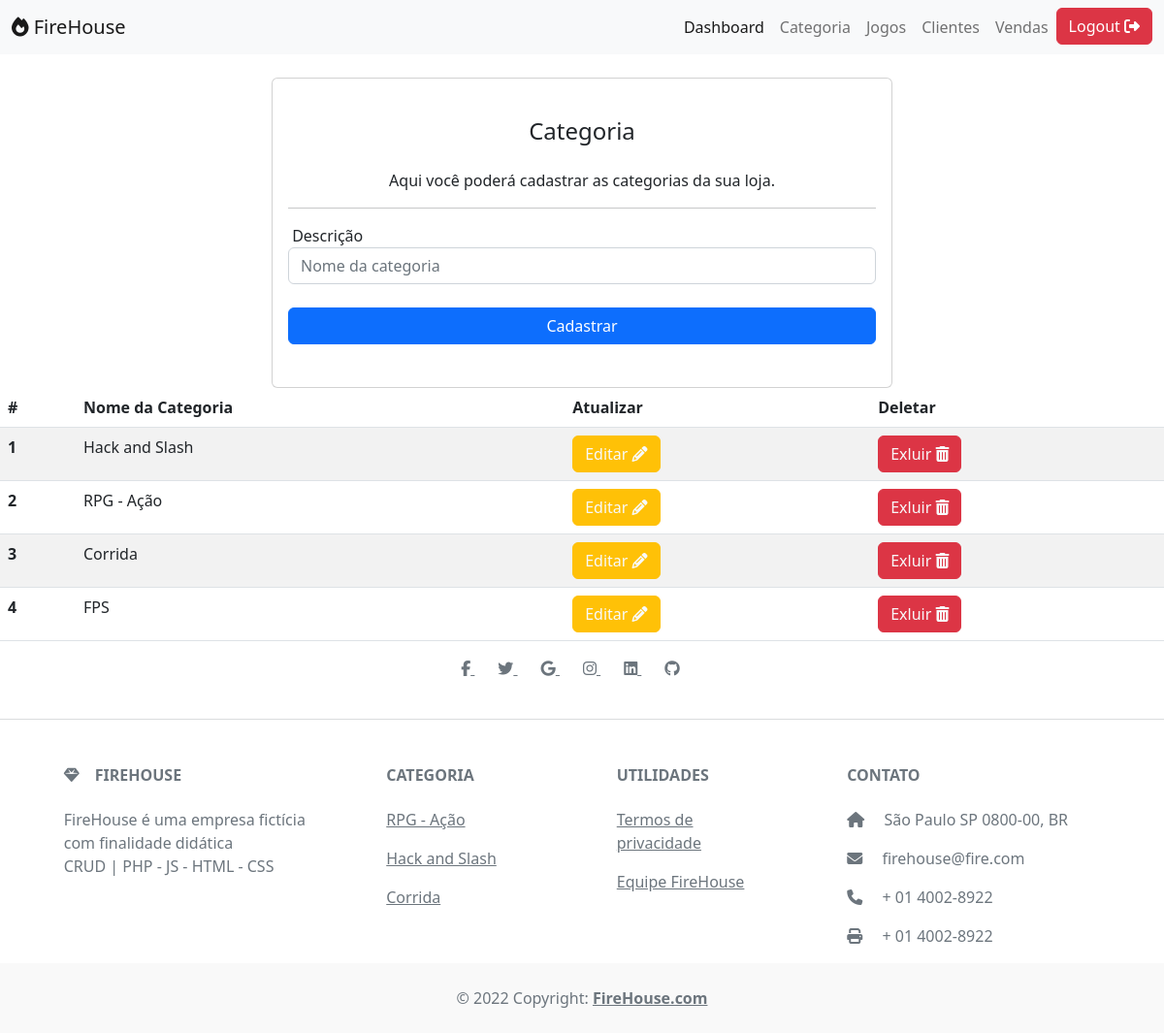
The app's page /page-admin/form-categoria.php (signed in) with its own data.
### tables this page shows
CREATE TABLE `tbcategoria` (
  `idCategoria` int(11) NOT NULL,
  `nomeCategoria` varchar(20) NOT NULL
);

### dao/CategoriaDao.php (called while the page is built, shortened)
<?php
    class CategoriaDao{
        public static function listar(){
            $conexao = Conexao::conectar();
            $querySelect = "SELECT idcategoria, nomecategoria
                            FROM tbcategoria";
            $resultado = $conexao->query($querySelect);
            $lista = $resultado->fetchAll();
            return $lista;
        }
    }
?>

### page-admin/form-categoria.php (the view, shortened to what this page needs)
<!doctype html>
<html lang="pt-br">
  <head>
    <link href="https://cdn.jsdelivr.net/npm/bootstrap@5.2.2/dist/css/bootstrap.min.css" rel="stylesheet">
  </head>
  <body>
    <header>
        <nav class="navbar navbar-expand-lg bg-light ">
            <div class="container-fluid">
                <a class="navbar-brand" href="#"><i class="fa-solid fa-fire"></i> FireHouse</a>
                <div class="collapse navbar-collapse" id="navbarNavDropdown">
                <ul class="navbar-nav mr-auto" style="margin-left: auto;">
                    <li class="nav-item">
                    <a class="nav-link active" href="index-admin.php">Dashboard</a>
                    </li>
                    <li class="nav-item">
                    <a class="nav-link" href="form-categoria.php" aria-current="page">Categoria</a>
                    </li>
                    <li class="nav-item">
                    <a class="nav-link" href="form-produto.php">Jogos</a>
                    </li>
                    <li class="nav-item">
                    <a class="nav-link" href="cliente-lista.php">Clientes</a>
                    </li>
                    <li class="nav-item">
                    <a class="nav-link" href="lista-venda.php">Vendas</a>
                    </li>
                    <div class="btn-group">
                    <form>
                    <button type="button" class="btn btn-danger" data-bs-toggle="modal" data-bs-target="#confirm">
                        <span>Logout </span><i class="fa-solid fa-right-from-bracket"></i>
                    </button>
                    </form>
                    </div>
                </ul>
                </div>
            </div>
        </nav>
    </header>
    <main>
    <br>
        <div class="row">
            <div class="col">
                <div class="card" style="width: 40rem; height: 20rem; margin: 0 auto 0 auto;">
                    <div class="card-body">
                        <h4 class="h1-responsive font-weight-bold text-center my-4">Categoria</h2>
                        <p class="text-center">Aqui você poderá cadastrar as categorias da sua loja.</p>
                        <hr>
                        <form name="cad-cat" action="cadastra-categoria.php" method="post">
                            <div class="form-row">
                                <div class="form-group ">
                                <label for="inputNome">&nbsp;Descrição</label>
                                <br>
                                <input type="text" class="form-control" name="inputDesc" id="inputDesc" placeholder="Nome da categoria" style="width:100%;">
                                </div>
                                <br>
                            </div>
                            <button type="button" class="btn btn-primary" style="width:100%;" data-bs-toggle="modal" data-bs-target="#cadastrar">Cadastrar</button>
                        </form>
                    </div>
                </div>
            </div>
        </div>
            <?php
            try {
                $listacategoria = CategoriaDao::listar();
            } catch(Exception $e) {
                echo '<pre>';
                    print_r($e);
                echo '</pre>';
                echo $e->getMessage();
            }
        ?>
        <table class="table table-striped">
            <thead>
                <tr>
                <th scope="col">#</th>
                <th scope="col">Nome da Categoria</th>
                <th scope="col">Atualizar</th>
                <th scope="col">Deletar</th>
                </tr>
            </thead>
            <tbody>
                <?php foreach($listacategoria as $categoria){ ?>
                <tr>
                    <th scope="row"><?php echo $categoria['idcategoria']; ?></th>
                    <td><?php echo $categoria['nomecategoria']; ?></td>
                    <td>
                        <button type="button" class="btn btn-warning text-light" data-bs-toggle="modal" data-bs-target="#editar<?php echo $categoria['idcategoria']; ?>">
                            <span>Editar </span> <i class="fa fa-pencil"></i>
                        </button>
                    </td>
                    <td>
                            <button type="button" class="btn btn-danger text-light" data-bs-toggle="modal" data-bs-target="#deletar<?php echo $categoria['idcategoria']; ?>">
                            <span>Exluir </span> <i class="fa fa-trash"></i>
                            </button>
                    </td>
                </tr>
                <?php } ?>
        </tbody>
        </table>
    </main>
    <footer class="text-center text-lg-start bg-white text-muted">
    <section class="d-flex justify-content-center" style="left:50%;">
        <br>
        <br>
        <div>
        <a href="" class="me-4 link-secondary">
            <i class="fab fa-facebook-f"></i>
        </a>
        <a href="" class="me-4 link-secondary">
            <i class="fab fa-twitter"></i>
        </a>
        <a href="" class="me-4 link-secondary">
            <i class="fab fa-google"></i>
        </a>
        <a href="" class="me-4 link-secondary">
            <i class="fab fa-instagram"></i>
        </a>
        <a href="" class="me-4 link-secondary">
            <i class="fab fa-linkedin"></i>
        </a>
        <a href="" class="me-4 link-secondary">
            <i class="fab fa-github"></i>
        </a>
        </div>
    </section>
    <hr>
    <section class="">
        <div class="container text-center text-md-start mt-5">
        <div class="row mt-3">
            <div class="col-md-3 col-lg-4 col-xl-3 mx-auto mb-4">
            <h6 class="text-uppercase fw-bold mb-4">
                <i class="fas fa-gem me-3 text-secondary"></i>FireHouse
            </h6>
            <p>
                FireHouse é uma empresa fictícia com finalidade didática <br>
                CRUD | PHP - JS - HTML - CSS
            </p>
            </div>
            <div class="col-md-2 col-lg-2 col-xl-2 mx-auto mb-4">
            <h6 class="text-uppercase fw-bold mb-4">
                Categoria
            </h6>
            <p>
                <a href="#!" class="text-reset">RPG - Ação</a>
            </p>
            <p>
                <a href="#!" class="text-reset">Hack and Slash</a>
            </p>
            <p>
                <a href="#!" class="text-reset">Corrida</a>
            </p>
            </div>
            <div class="col-md-3 col-lg-2 col-xl-2 mx-auto mb-4">
            <h6 class="text-uppercase fw-bold mb-4">
                Utilidades
            </h6>
            <p>
                <a href="#!" class="text-reset">Termos de privacidade</a>
            </p>
            <p>
                <a href="#!" class="text-reset">Equipe FireHouse</a>
            </p>
            </div>
            <div class="col-md-4 col-lg-3 col-xl-3 mx-auto mb-md-0 mb-4">
            <h6 class="text-uppercase fw-bold mb-4">Contato</h6>
            <p><i class="fas fa-home me-3 text-secondary"></i> São Paulo SP 0800-00, BR</p>
            <p>
                <i class="fas fa-envelope me-3 text-secondary"></i>
                firehouse@fire.com
            </p>
            <p><i class="fas fa-phone me-3 text-secondary"></i> + 01 4002-8922</p>
            <p><i class="fas fa-print me-3 text-secondary"></i> + 01 4002-8922</p>
            </div>
        </div>
        </div>
    </section>
    <div class="text-center p-4" style="background-color: rgba(0, 0, 0, 0.025);">
        © 2022 Copyright:
        <a class="text-reset fw-bold" href="https://mdbootstrap.com/">FireHouse.com</a>
    </div>
    </footer>
  </body>
</html>

### records on screen
tbcategoria: idCategoria "1", nomeCategoria "Hack and Slash"
tbcategoria: idCategoria "2", nomeCategoria "RPG - Ação"
tbcategoria: idCategoria "3", nomeCategoria "Corrida"
tbcategoria: idCategoria "4", nomeCategoria "FPS"
